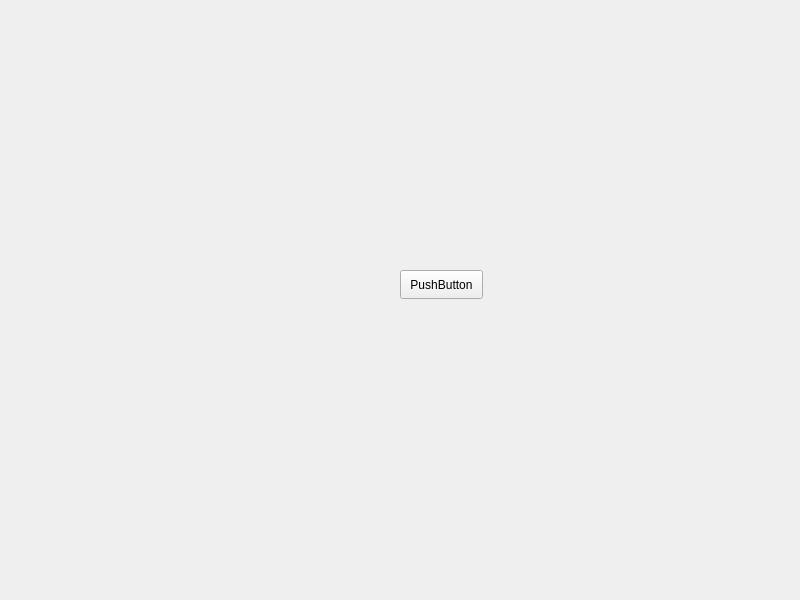
<?xml version="1.0" encoding="UTF-8"?>
<ui version="4.0">
 <class>Widget</class>
 <widget class="QWidget" name="Widget">
  <property name="geometry">
   <rect>
    <x>0</x>
    <y>0</y>
    <width>800</width>
    <height>600</height>
   </rect>
  </property>
  <property name="windowTitle">
   <string>Widget</string>
  </property>
  <widget class="QPushButton" name="pushButton">
   <property name="geometry">
    <rect>
     <x>400</x>
     <y>270</y>
     <width>83</width>
     <height>29</height>
    </rect>
   </property>
   <property name="text">
    <string>PushButton</string>
   </property>
  </widget>
 </widget>
 <resources/>
 <connections/>
</ui>
